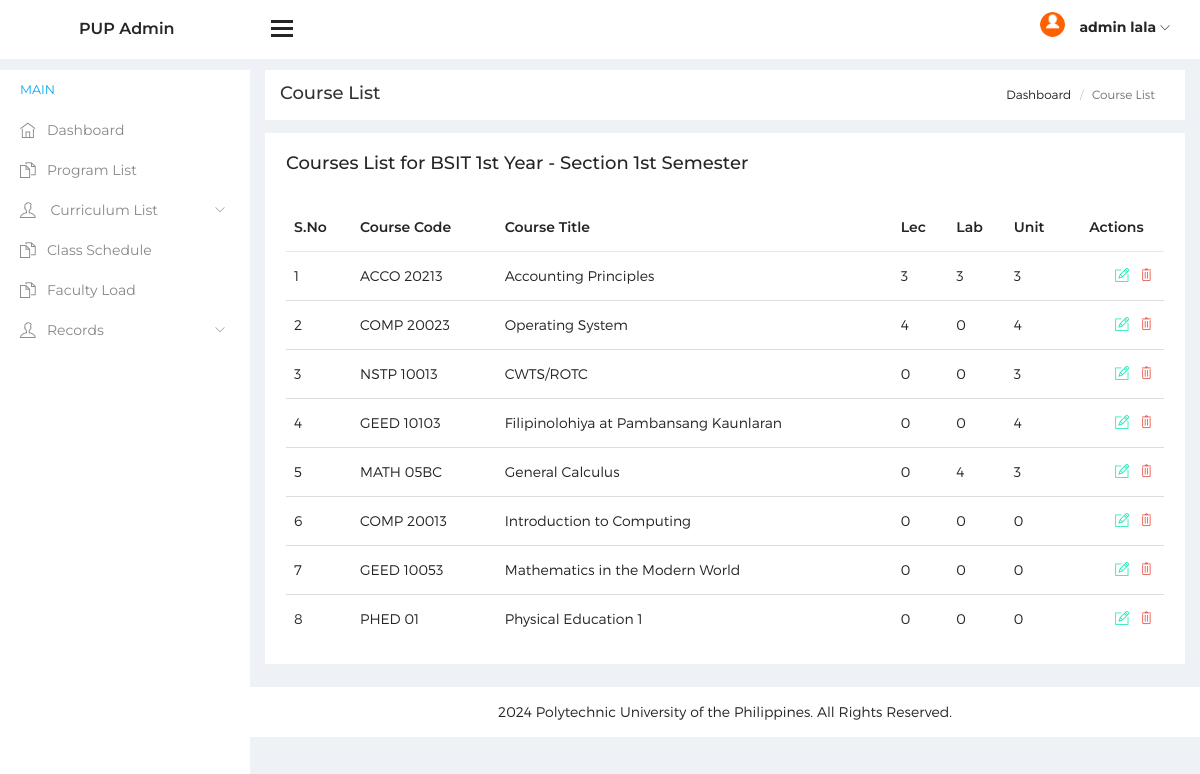
The page /tsas1/tsas2/admin/subject.php (signed in) on the database its author committed.
### tables this page shows
CREATE TABLE `tblsubject` (
  `ID` int(5) NOT NULL,
  `sem_ID` int(11) NOT NULL,
  `levelID` int(11) NOT NULL,
  `course_code` varchar(10) DEFAULT NULL,
  `course_title` varchar(40) DEFAULT NULL,
  `Lec` float DEFAULT NULL,
  `Lab` float NOT NULL,
  `unit` float DEFAULT NULL
);

### tsas1/tsas2/admin/subject.php (the view, shortened to what this page needs)
<?php
include('includes/dbconnection.php');
if (strlen($_SESSION['tsasaid']==0)) {
  header('location:logout.php');
  } else{
?>
<!DOCTYPE html>
<html lang="en">
<head>
    <link href="../assets/css/lib/font-awesome.min.css" rel="stylesheet">
    <link href="../assets/css/lib/themify-icons.css" rel="stylesheet">
    <link href="../assets/css/lib/menubar/sidebar.css" rel="stylesheet">
    <link href="../assets/css/lib/bootstrap.min.css" rel="stylesheet">
    <link href="../assets/css/lib/unix.css" rel="stylesheet">
    <link href="../assets/css/style.css" rel="stylesheet">
</head>
<body>
<?php include_once('includes/sidebar.php');?>
    <?php include_once('includes/header.php');?>
    <div class="content-wrap">
        <div class="main">
            <div class="container-fluid">
                <div class="row">
                    <div class="col-lg-8 p-r-0 title-margin-right">
                        <div class="page-header">
                            <div class="page-title">
                                <h1>Course List</h1>
                            </div>
                        </div>
                    </div>
                    <div class="col-lg-4 p-l-0 title-margin-left">
                        <div class="page-header">
                            <div class="page-title">
                                <ol class="breadcrumb text-right">
                                    <li><a href="dashboard.php">Dashboard</a></li>
                                    <li class="active">Course List</li>
                                </ol>
                            </div>
                        </div>
                    </div>
                </div>
                        <div class="col-md-20">
                            <div class="card alert">
                                <div class="card-header pr">
                                    <h4>Courses List for BSIT 1st Year - Section 1st Semester</h4>
                                </div>
                                <div class="card-body">
                                    <div class="table-responsive">
                                        <table class="table student-data-table m-t-20">
                                            <thead>
                                                <tr>
                                                    <th>S.No</th>
                                                    <th>Course Code</th>
                                                    <th>Course Title</th>
                                                    <th>Lec</th>
                                                    <th>Lab</th>
                                                    <th>Unit</th>
                                                    <th>Actions</th>
                                                </tr>
                                            </thead>
                                            <tbody>
                                                <?php
$sql=" SELECT * from tblsubject";
$query = $dbh -> prepare($sql);
$query->execute();
$results=$query->fetchAll(PDO::FETCH_OBJ);
$cnt=1;
if($query->rowCount() > 0)
{
foreach($results as $row)
{               ?>
                                                <tr>
                                                    <td><?php echo htmlentities($cnt);?></td>
                                                    <td>
                                                        <?php  echo htmlentities($row->course_code);?>
                                                    </td>
                                                    <td>
                                                        <?php  echo htmlentities($row->course_title);?>
                                                    </td>
                                                     <td>
                                                        <?php  echo htmlentities($row->Lec);?>
                                                    </td>
                                                    <td>
                                                        <?php  echo htmlentities($row->Lab);?>
                                                    </td>
                                                    <td>
                                                        <?php  echo htmlentities($row->unit);?>
                                                    </td>
                                                    <td>
                                                        <span><a href="edit-subject.php?editid=<?php echo htmlentities ($row->sid);?>"><i class="ti-pencil-alt color-success"></i></a></span>
                                                        <span><a href="bsit.php?delid=<?php echo ($row->sid);?>"  onclick="return confirm('Do you really want to Delete ?');"><i class="ti-trash color-danger"></i> </a></span>
                                                    </td>
                                                </tr>
                                                 <?php $cnt=$cnt+1;}} ?>
                                            </tbody>
                                        </table>
                                    </div>
                                </div>
                            </div>
                        </div>
                      </div>
                    <?php include_once('includes/footer.php');?>
                </div>
            </div>
</body>
</html><?php }  ?>

### tsas1/tsas2/admin/includes/header.php (shortened to what this page needs)
<div class="header">
        <div class="pull-left">
            <div class="logo"><a href="dashboard.php"> <img src=""> <span>PUP Admin</span></a></div>
            <div class="hamburger sidebar-toggle">
                <span class="line"></span>
                <span class="line"></span>
                <span class="line"></span>
            </div>
        </div>
        <div class="pull-right p-r-15">
            <ul>
             <?php
$aid=$_SESSION['tsasaid'];
$sql="SELECT * from tbladmin where ID=:aid ";
$query = $dbh -> prepare($sql);
$query->bindParam(':aid',$aid,PDO::PARAM_STR);
$query->execute();
$results=$query->fetchAll(PDO::FETCH_OBJ);
$cnt=1;
if($query->rowCount() > 0)
{
foreach($results as $row)
{               ?>
                <li class="header-icon dib"><img class="avatar-img" src="../assets/images/avatar/images (1).png" alt="" /> <span class="user-avatar"> <?php  echo $row->AdminName;?> <i class="ti-angle-down f-s-10"></i></span>
                        <?php $cnt=$cnt+1;}} ?>
                </li>
            </ul>
        </div>
    </div>

### rows shown on the page
tblsubject: course_code "ACCO 20213", course_title "Accounting Principles", Lec "3", Lab "3", unit "3"
tblsubject: course_code "COMP 20023", course_title "Operating System", Lec "4", Lab "0", unit "4"
tblsubject: course_code "NSTP 10013", course_title "CWTS/ROTC", Lec "0", Lab "0", unit "3"
tblsubject: course_code "GEED 10103", course_title "Filipinolohiya at Pambansang Kaunlaran", Lec "0", Lab "0", unit "4"
tblsubject: course_code "MATH 05BC", course_title "General Calculus", Lec "0", Lab "4", unit "3"
tblsubject: course_code "COMP 20013", course_title "Introduction to Computing", Lec "0", Lab "0", unit "0"
tblsubject: course_code "GEED 10053", course_title "Mathematics in the Modern World", Lec "0", Lab "0", unit "0"
tblsubject: course_code "PHED 01", course_title "Physical Education 1", Lec "0", Lab "0", unit "0"

### other values the page prints
$row->AdminName "admin lala"
